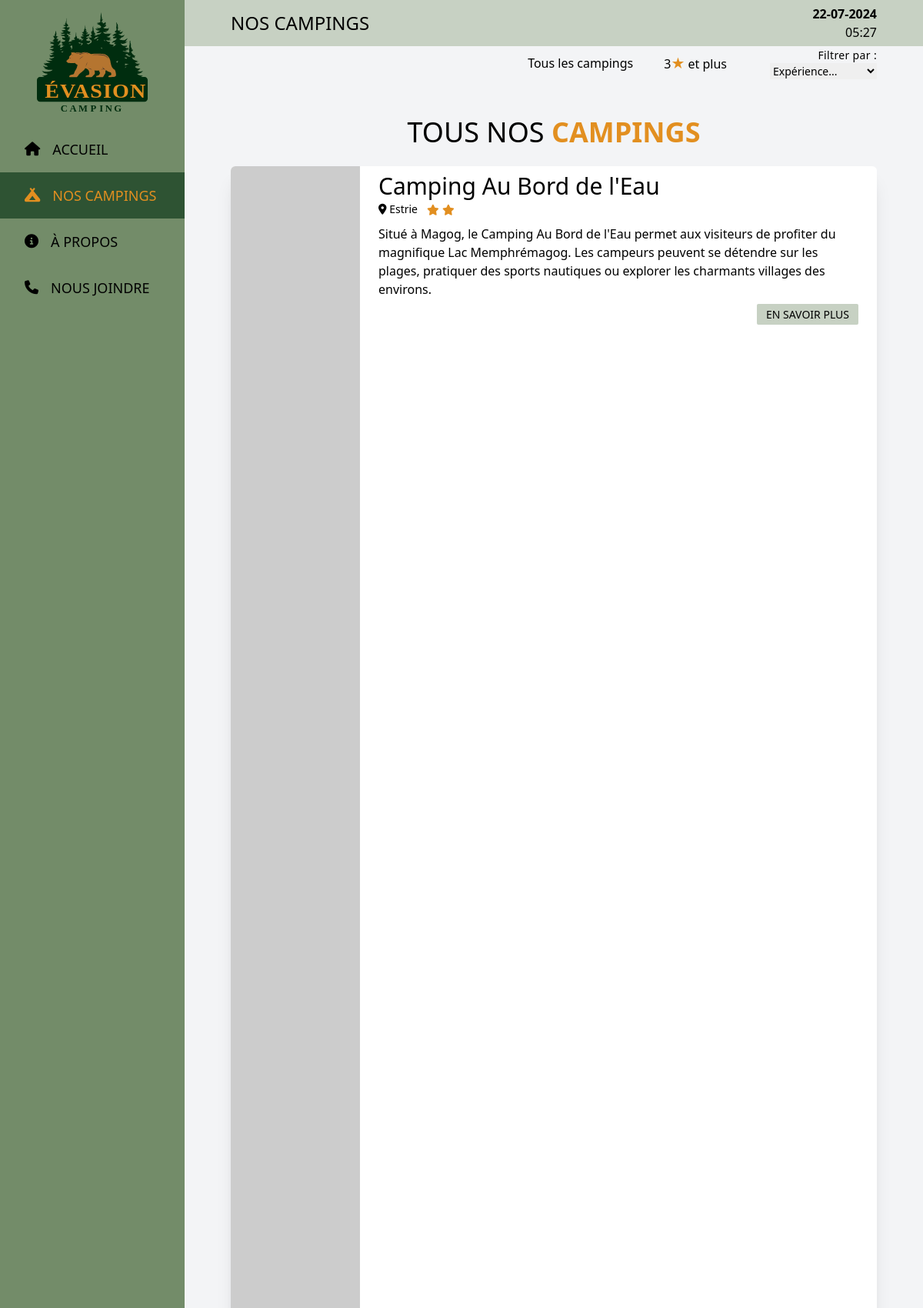
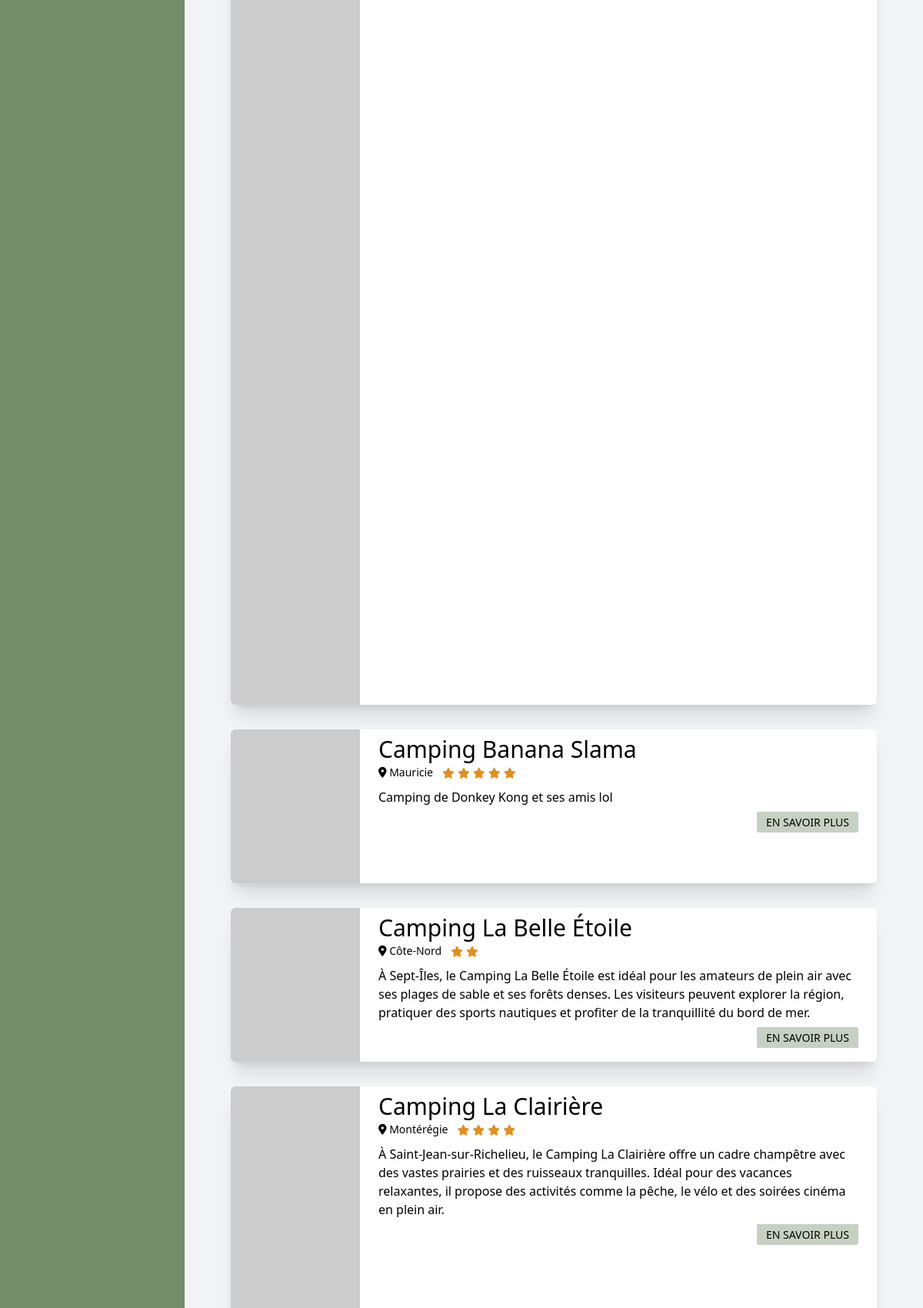
Page /liste_campings.php (upper part) on the committed database (2 pictures, top to bottom).
### tables this page shows
CREATE TABLE `campings` (
  `id` int NOT NULL,
  `name` varchar(50) NOT NULL,
  `region` varchar(50) NOT NULL,
  `address` varchar(100) NOT NULL,
  `city` varchar(50) NOT NULL,
  `postal_code` varchar(20) NOT NULL,
  `description` text NOT NULL,
  `nb_terrains` int NOT NULL,
  `popularite` int NOT NULL,
  `nb_stars` int NOT NULL,
  `actif` tinyint(1) NOT NULL,
  `accept_animals` tinyint(1) NOT NULL,
  `date_inscription` date NOT NULL,
  `experience_id` int NOT NULL,
  `id_picsum` int NOT NULL
);

### liste_campings.php (the view, shortened to what this page needs)
<?php
include_once(__DIR__ . '/_components/Header.php');
$campings = [];
if ($result = $mysqli->query("SELECT * FROM campings WHERE actif = 1 ORDER BY name ASC")) {
  $campings = $result->fetch_all(MYSQLI_ASSOC);
}
?>
<div class="min-h-screen w-[100vw] flex justify-between">
    <?php include_once(__DIR__ . '/_components/Sidebar.php') ?>
  <div class="flex flex-col justify-between w-[100vw] lg:w-[80vw]">
    <?php include_once(__DIR__ . '/_components/Navbar.php') ?>
    <main class="flex-1 py-12 px-[5vw] bg-gray-100">
      <h1 class="text-2xl md:text-4xl uppercase text-center mb-6">Tous nos <span class="text-[#E28F20] font-bold">campings</span></h1>
      <div class="flex flex-wrap justify-between">
        <ul class="space-y-8">
          <?php foreach ($campings as $camping) { ?>
            <li>
              <div class="min-h-[200px] rounded-md bg-white shadow-xl flex flex-col md:flex-row">
                <div class="w-[100%] md:w-1/5">
                  <img class="w-[100%] md:w-[200px] h-full rounded-l-md object-cover" src="https://picsum.photos/id/<?= $camping['id_picsum'] ?>/200/200" alt="<?= $camping['name'] ?>">
                </div>
                <div class="md:w-4/5 px-6 pt-2 pb-4 flex flex-col">
                  <h4 class="text-xl text-center md:text-start md:text-3xl"><?= $camping['name'] ?></h4>
                  <div class="mb-2 flex items-center gap-3 justify-center md:justify-start">
                    <div class="text-center text-sm">
                      <i class="fa-solid fa-location-dot"></i>
                      <span><?= $camping['region'] ?></span>
                    </div>
                    <div class="text-center">
                      <?php for ($i = 0; $i < $camping['nb_stars']; $i++) { ?>
                        <i class="fa-solid fa-star text-sm text-[#E28F20]"></i>
                      <?php } ?>
                    </div>
                  </div>
                  <p class="hidden md:block"><?= $camping['description'] ?></p>
                  <div class="text-center md:text-end mt-2">
                    <a href="fiche_camping.php?id=<?= $camping['id'] ?>" class="bg-[#C7D1C3] hover:bg-[#738C69] px-3 py-1 rounded-sm uppercase font-medium text-sm transition-all duration-300">En savoir plus</a>
                  </div>
                </div>
              </div>
            </li>
          <?php } ?>
        </ul>
      </div>
    </main>
    <?php include_once(__DIR__ . '/_components/Footer.php'); ?>

### rows in the picture
campings: name "Camping Au Bord de l'Eau", region "Estrie", nb_stars 2 (drawn), description "Situé à Magog, le Camping Au Bord de l'Eau permet aux visiteurs de profiter du magnifique Lac Memphrémagog. Les campeurs peuvent se détendre sur les plages, pratiquer des sports nautiques ou explorer les charmants villages des environs."
campings: name "Camping Banana Slama", region "Mauricie", nb_stars 5 (drawn), description "Camping de Donkey Kong et ses amis lol"
campings: name "Camping La Belle Étoile", region "Côte-Nord", nb_stars 2 (drawn), description "À Sept-Îles, le Camping La Belle Étoile est idéal pour les amateurs de plein air avec ses plages de sable et ses forêts denses. Les visiteurs peuvent explorer la région, pratiquer des sports nautiques et profiter de la tranquillité du bord de mer."
campings: name "Camping La Clairière", region "Montérégie", nb_stars 4 (drawn), description "À Saint-Jean-sur-Richelieu, le Camping La Clairière offre un cadre champêtre avec des vastes prairies et des ruisseaux tranquilles. Idéal pour des vacances relaxantes, il propose des activités comme la pêche, le vélo et des soirées cinéma en plein air."

### other values in the picture
$link['name'] "ACCUEIL"
$link['name'] "NOS CAMPINGS"
$link['name'] "À PROPOS"
$link['name'] "NOUS JOINDRE"
formatTitle($title) "NOS CAMPINGS"
getCurrentDate() "22-07-2024"
